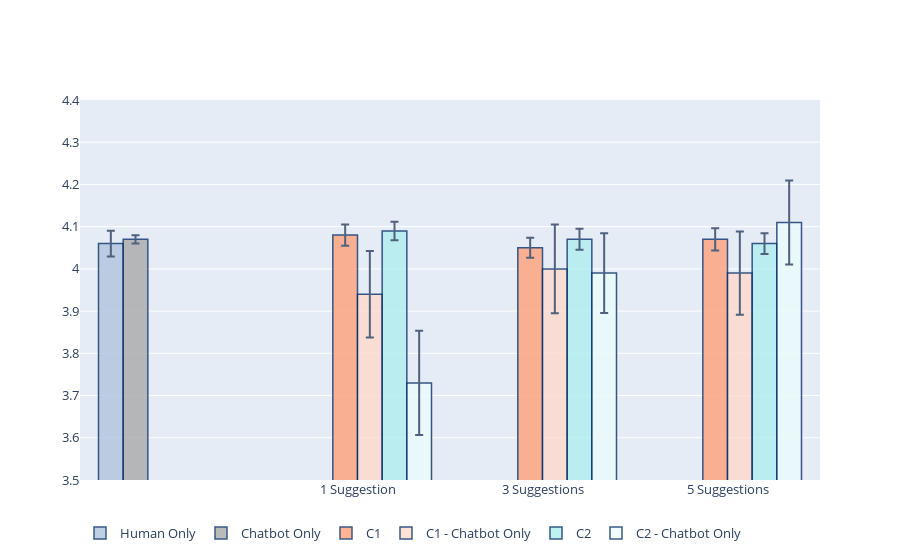

Notebook code cell kept with this figure:
### Code cell
colors = ['#FAEBD7', '#FFA07A', '#B0C4DE', '#AFEEEE', '#8FBC8F']
x = ['1 Suggestion', '3 Suggestions', '5 Suggestions']
fig = go.Figure()

xHuman = ['']
yHuman = [scoresHuman]
yHumanErorr = [np.std(z)/math.sqrt(len(z)) for z in yHuman] 
yHuman = [round(statistics.mean(z), 2) for z in yHuman]

fig.add_trace(go.Bar(
    name='Human Only',
    x=xHuman, y=yHuman, text=yHuman, textposition='inside',insidetextanchor='middle',
    marker_color='#B0C4DE',
    marker_line_color='rgb(8,48,107)', marker_line_width=1.5, opacity=0.8,
    error_y=dict(type='data', array=yHumanErorr)
))

xBot = ['']
yBot = [scoresBot]
yBotErorr = [np.std(z)/math.sqrt(len(z)) for z in yBot] 
yBot = [round(statistics.mean(z), 2) for z in yBot]

fig.add_trace(go.Bar(
    name='Chatbot Only',
    x=xBot, y=yBot, text=yBot, textposition='inside',insidetextanchor='middle',
    marker_color='#A9A9A9',
    marker_line_color='rgb(8,48,107)', marker_line_width=1.5, opacity=0.8,
    error_y=dict(type='data', array=yBotErorr)
))


ySuggOnly = [sugg1, sugg3, sugg5]
ySuggOnlyErorr = [np.std(z)/math.sqrt(len(z)) for z in ySuggOnly] 
ySuggOnly = [round(statistics.mean(z), 2) for z in ySuggOnly]

fig.add_trace(go.Bar(
    name='C1',
    x=x, y=ySuggOnly, text=ySuggOnly, textposition='inside',insidetextanchor='middle',
    marker_color='lightsalmon',
    marker_line_color='rgb(8,48,107)', marker_line_width=1.5, opacity=0.8,
    error_y=dict(type='data', array=ySuggOnlyErorr)
))

ySuggOnlyBot = [sugg1Bot, sugg3Bot, sugg5Bot]
ySuggOnlyBotErorr = [np.std(z)/math.sqrt(len(z)) for z in ySuggOnlyBot] 
ySuggOnlyBot = [round(statistics.mean(z), 2) for z in ySuggOnlyBot]

fig.add_trace(go.Bar(
    name='C1 - Chatbot Only',
    x=x, y=ySuggOnlyBot, text=ySuggOnlyBot, textposition='inside',insidetextanchor='middle',
    marker_color='#ffdacc',
    marker_line_color='rgb(8,48,107)', marker_line_width=1.5, opacity=0.8,
    error_y=dict(type='data', array=ySuggOnlyBotErorr)
))


yAutoSugg = [autoSugg1, autoSugg3, autoSugg5]
yAutoSuggErorr = [np.std(z)/math.sqrt(len(z)) for z in yAutoSugg] 
yAutoSugg = [round(statistics.mean(z), 2) for z in yAutoSugg]

fig.add_trace(go.Bar(
    name='C2',
    x=x, y=yAutoSugg, text=yAutoSugg, textposition='inside',insidetextanchor='middle',
    marker_color='#AFEEEE',
    marker_line_color='rgb(8,48,107)', marker_line_width=1.5, opacity=0.8,
    error_y=dict(type='data', array=yAutoSuggErorr)
))


yAutoSuggBot = [autoSugg1Bot, autoSugg3Bot, autoSugg5Bot]
yAutoSuggBotErorr = [np.std(z)/math.sqrt(len(z)) for z in yAutoSuggBot] 
yAutoSuggBot = [round(statistics.mean(z), 2) for z in yAutoSuggBot]

fig.add_trace(go.Bar(
    name='C2 - Chatbot Only',
    x=x, y=yAutoSuggBot, text=yAutoSuggBot, textposition='inside',insidetextanchor='middle',
    marker_color='#eafbfb',
    marker_line_color='rgb(8,48,107)', marker_line_width=1.5, opacity=0.8,
    error_y=dict(type='data', array=yAutoSuggBotErorr)
))


fig.update_layout(
    font=dict(
        size=13
    )
)
fig.update_yaxes(range=[3.5, 4.4])

fig.update_layout(legend_orientation="h")
fig.show()

### Figure 1 — Plotly figure (JSON) as saved in the notebook; plotly's stock layout.template omitted (floating-point values rounded to 4 significant figures)
{"data": [{"error_y": {"array": [0.03037], "type": "data"}, "insidetextanchor": "middle", "marker": {"color": "#B0C4DE", "line": {"color": "rgb(8,48,107)", "width": 1.5}}, "name": "Human Only", "opacity": 0.8, "text": ["4.06"], "textposition": "inside", "type": "bar", "x": [""], "y": [4.06]}, {"error_y": {"array": [0.009642], "type": "data"}, "insidetextanchor": "middle", "marker": {"color": "#A9A9A9", "line": {"color": "rgb(8,48,107)", "width": 1.5}}, "name": "Chatbot Only", "opacity": 0.8, "text": ["4.07"], "textposition": "inside", "type": "bar", "x": [""], "y": [4.07]}, {"error_y": {"array": [0.02523, 0.02354, 0.0263], "type": "data"}, "insidetextanchor": "middle", "marker": {"color": "lightsalmon", "line": {"color": "rgb(8,48,107)", "width": 1.5}}, "name": "C1", "opacity": 0.8, "text": ["4.08", "4.05", "4.07"], "textposition": "inside", "type": "bar", "x": ["1 Suggestion", "3 Suggestions", "5 Suggestions"], "y": [4.08, 4.05, 4.07]}, {"error_y": {"array": [0.1026, 0.105, 0.09844], "type": "data"}, "insidetextanchor": "middle", "marker": {"color": "#ffdacc", "line": {"color": "rgb(8,48,107)", "width": 1.5}}, "name": "C1 - Chatbot Only", "opacity": 0.8, "text": ["3.94", "4.0", "3.99"], "textposition": "inside", "type": "bar", "x": ["1 Suggestion", "3 Suggestions", "5 Suggestions"], "y": [3.94, 4, 3.99]}, {"error_y": {"array": [0.0219, 0.02493, 0.02465], "type": "data"}, "insidetextanchor": "middle", "marker": {"color": "#AFEEEE", "line": {"color": "rgb(8,48,107)", "width": 1.5}}, "name": "C2", "opacity": 0.8, "text": ["4.09", "4.07", "4.06"], "textposition": "inside", "type": "bar", "x": ["1 Suggestion", "3 Suggestions", "5 Suggestions"], "y": [4.09, 4.07, 4.06]}, {"error_y": {"array": [0.1235, 0.09433, 0.09951], "type": "data"}, "insidetextanchor": "middle", "marker": {"color": "#eafbfb", "line": {"color": "rgb(8,48,107)", "width": 1.5}}, "name": "C2 - Chatbot Only", "opacity": 0.8, "text": ["3.73", "3.99", "4.11"], "textposition": "inside", "type": "bar", "x": ["1 Suggestion", "3 Suggestions", "5 Suggestions"], "y": [3.73, 3.99, 4.11]}], "layout": {"font": {"size": 13}, "legend": {"orientation": "h"}, "yaxis": {"range": [3.5, 4.4]}}}
